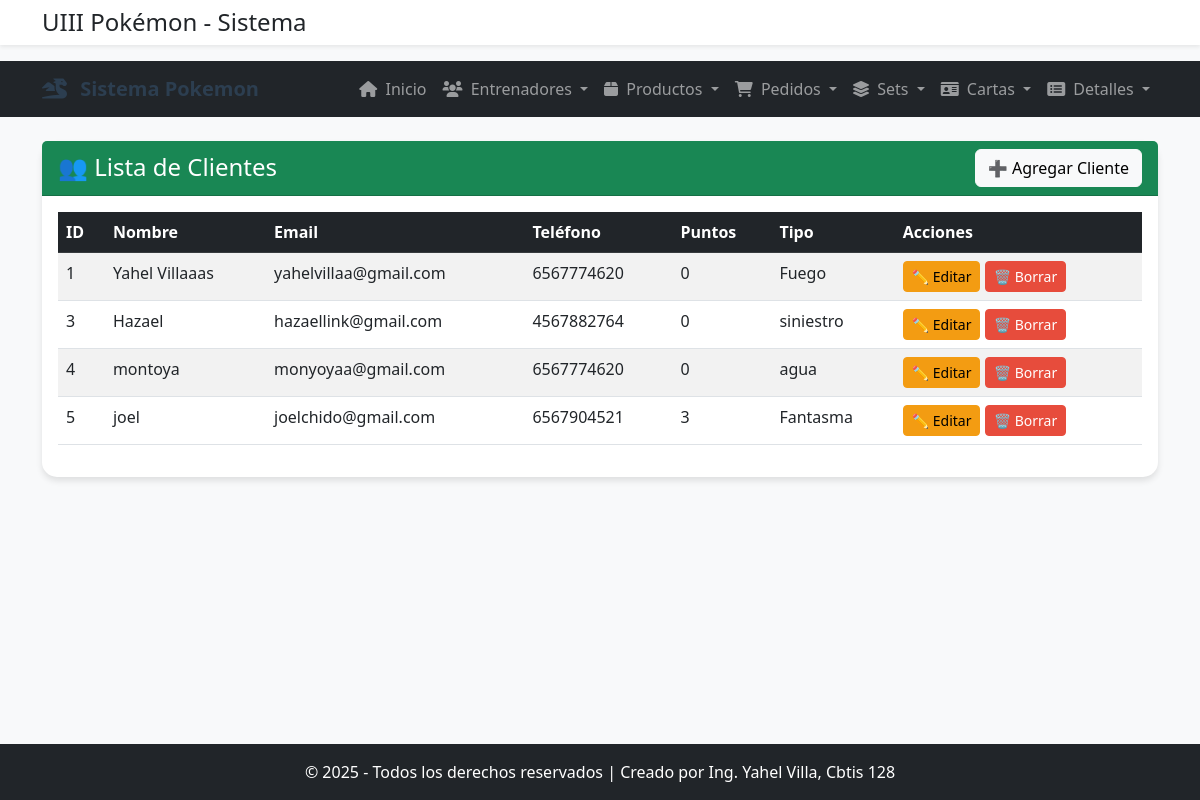
The app's page /ver-cliente/ with its own data.
### app_Pokemon/models.py (models this page shows, shortened)
class Cliente(models.Model):
    nombre_cliente = models.CharField(max_length=100, unique=True)
    email = models.EmailField(max_length=254, unique=True)
    direccion = models.CharField(max_length=255)
    telefono = models.CharField(max_length=15, blank=True, default='')
    fecha_registro = models.DateField(auto_now_add=True)
    puntos_lealtad = models.IntegerField(default=0)
    tipo_entrenador = models.CharField(max_length=50, default='Entrenador')

### app_Pokemon/views.py (the view)
# urls.py: path('ver-cliente/', views.ver_cliente, name='ver_cliente'),
def ver_cliente(request):
    clientes = Cliente.objects.all()
    return render(request, 'clientes/ver_cliente.html', {'clientes': clientes})

### app_Pokemon/templates/Clientes/ver_cliente.html
{% extends 'base.html' %}
{% block content %}
<div class="card">
    <div class="card-header bg-success text-white d-flex justify-content-between align-items-center">
        <h4 class="mb-0">👥 Lista de Clientes</h4>
        <a href="{% url 'agregar_cliente' %}" class="btn btn-light">➕ Agregar Cliente</a>
    </div>
    <div class="card-body">
        <div class="table-responsive">
            <table class="table table-striped table-hover">
                <thead class="table-dark">
                    <tr>
                        <th>ID</th>
                        <th>Nombre</th>
                        <th>Email</th>
                        <th>Teléfono</th>
                        <th>Puntos</th>
                        <th>Tipo</th>
                        <th>Acciones</th>
                    </tr>
                </thead>
                <tbody>
                    {% for cliente in clientes %}
                    <tr>
                        <td>{{ cliente.id }}</td>
                        <td>{{ cliente.nombre_cliente }}</td>
                        <td>{{ cliente.email }}</td>
                        <td>{{ cliente.telefono }}</td>
                        <td>{{ cliente.puntos_lealtad }}</td>
                        <td>{{ cliente.tipo_entrenador }}</td>
                        <td>
                            <a href="{% url 'actualizar_cliente' cliente.id %}" class="btn btn-warning btn-sm">✏️ Editar</a>
                            <a href="{% url 'borrar_cliente' cliente.id %}" class="btn btn-danger btn-sm">🗑️ Borrar</a>
                        </td>
                    </tr>
                    {% empty %}
                    <tr>
                        <td colspan="7" class="text-center">No hay clientes registrados</td>
                    </tr>
                    {% endfor %}
                </tbody>
            </table>
        </div>
    </div>
</div>
{% endblock %}

### app_Pokemon/templates/base.html (style rules this page uses)
body { background-color: #f8f9fa; font-family: 'Segoe UI', Tahoma, Geneva, Verdana, sans-serif; padding-bottom: 80px; }
.card { border: none; border-radius: 15px; box-shadow: 0 4px 6px rgba(0,0,0,0.1); transition: transform 0.3s ease; }
.btn-warning { background-color: #f39c12; border-color: #f39c12; }
.btn-danger { background-color: #e74c3c; border-color: #e74c3c; }

### records on screen
Cliente: id "1", nombre_cliente "Yahel Villaaas", email "yahelvillaa@gmail.com", telefono "6567774620", puntos_lealtad "0", tipo_entrenador "Fuego"
Cliente: id "3", nombre_cliente "Hazael", email "hazaellink@gmail.com", telefono "4567882764", puntos_lealtad "0", tipo_entrenador "siniestro"
Cliente: id "4", nombre_cliente "montoya", email "monyoyaa@gmail.com", telefono "6567774620", puntos_lealtad "0", tipo_entrenador "agua"
Cliente: id "5", nombre_cliente "joel", email "joelchido@gmail.com", telefono "6567904521", puntos_lealtad "3", tipo_entrenador "Fantasma"
